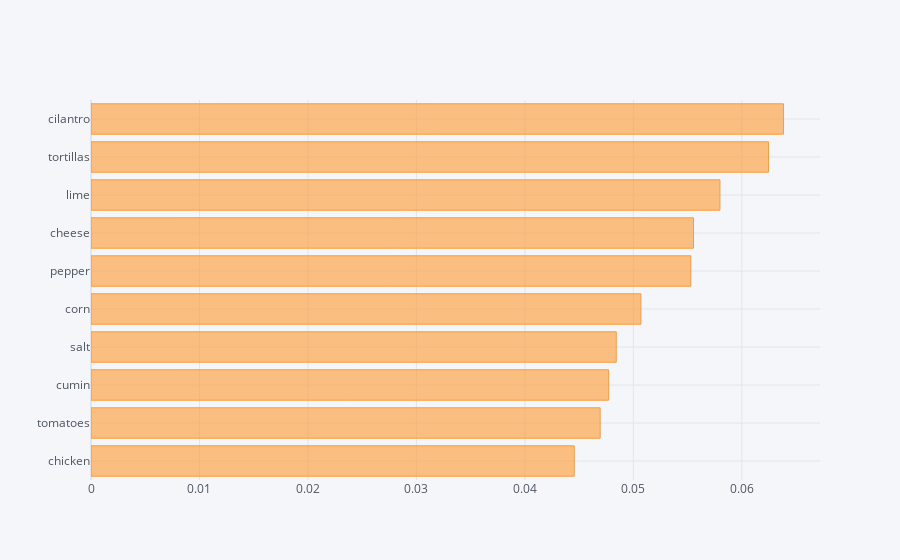

This figure's notebook cell:
### Code cell
plot_most_important_ingredients(Xtrain, 'mexican', 10)

### Figure 1 — Plotly figure (JSON) as saved in the notebook; plotly's stock layout.template omitted (floating-point values rounded to 4 significant figures)
{"data": [{"marker": {"color": "rgba(255, 153, 51, 0.6)", "line": {"color": "rgba(255, 153, 51, 1.0)", "width": 1}}, "name": "Tfidf", "orientation": "h", "text": "", "type": "bar", "x": [0.04455, 0.04694, 0.04772, 0.04842, 0.0507, 0.0553, 0.05555, 0.05798, 0.06246, 0.06385], "y": ["chicken", "tomatoes", "cumin", "salt", "corn", "pepper", "cheese", "lime", "tortillas", "cilantro"]}], "layout": {"legend": {"bgcolor": "#F5F6F9", "font": {"color": "#4D5663"}}, "paper_bgcolor": "#F5F6F9", "plot_bgcolor": "#F5F6F9", "title": {"font": {"color": "#4D5663"}}, "xaxis": {"gridcolor": "#E1E5ED", "showgrid": true, "tickfont": {"color": "#4D5663"}, "title": {"font": {"color": "#4D5663"}, "text": ""}, "zerolinecolor": "#E1E5ED"}, "yaxis": {"gridcolor": "#E1E5ED", "showgrid": true, "tickfont": {"color": "#4D5663"}, "title": {"font": {"color": "#4D5663"}, "text": ""}, "zerolinecolor": "#E1E5ED"}}}
